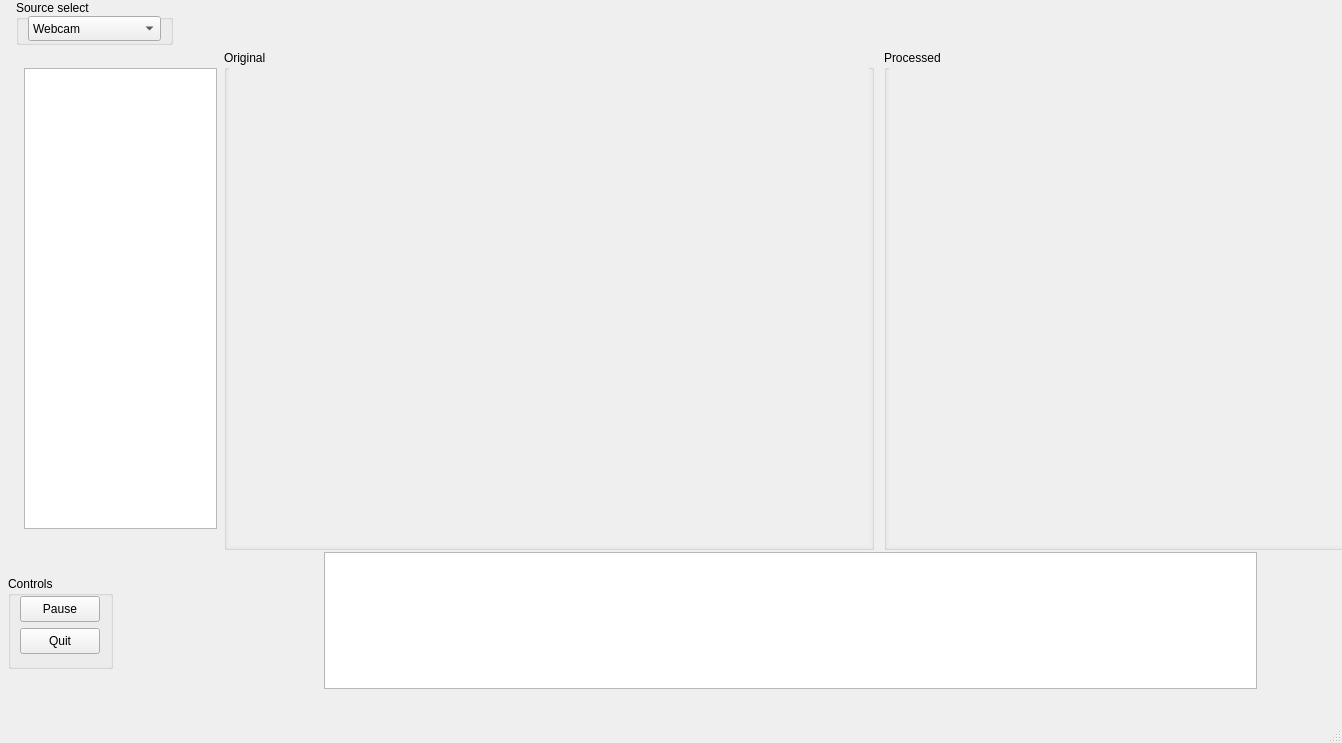
<?xml version="1.0" encoding="UTF-8"?>
<ui version="4.0">
 <class>MainWindow</class>
 <widget class="QMainWindow" name="MainWindow">
  <property name="geometry">
   <rect>
    <x>0</x>
    <y>0</y>
    <width>1342</width>
    <height>743</height>
   </rect>
  </property>
  <property name="windowTitle">
   <string>MainWindow</string>
  </property>
  <widget class="QWidget" name="centralwidget">
   <widget class="QPlainTextEdit" name="info">
    <property name="geometry">
     <rect>
      <x>324</x>
      <y>552</y>
      <width>933</width>
      <height>137</height>
     </rect>
    </property>
    <property name="autoFillBackground">
     <bool>true</bool>
    </property>
    <property name="readOnly">
     <bool>true</bool>
    </property>
   </widget>
   <widget class="QGroupBox" name="groupBox">
    <property name="geometry">
     <rect>
      <x>8</x>
      <y>576</y>
      <width>105</width>
      <height>93</height>
     </rect>
    </property>
    <property name="title">
     <string>Controls</string>
    </property>
    <widget class="QPushButton" name="pauseOrResume">
     <property name="geometry">
      <rect>
       <x>12</x>
       <y>20</y>
       <width>80</width>
       <height>26</height>
      </rect>
     </property>
     <property name="text">
      <string>Pause</string>
     </property>
    </widget>
    <widget class="QPushButton" name="quit">
     <property name="geometry">
      <rect>
       <x>12</x>
       <y>52</y>
       <width>80</width>
       <height>26</height>
      </rect>
     </property>
     <property name="text">
      <string>Quit</string>
     </property>
    </widget>
   </widget>
   <widget class="QGroupBox" name="groupBox_2">
    <property name="geometry">
     <rect>
      <x>16</x>
      <y>0</y>
      <width>157</width>
      <height>45</height>
     </rect>
    </property>
    <property name="title">
     <string>Source select</string>
    </property>
    <widget class="QComboBox" name="sourceSelect">
     <property name="geometry">
      <rect>
       <x>12</x>
       <y>16</y>
       <width>133</width>
       <height>25</height>
      </rect>
     </property>
     <item>
      <property name="text">
       <string>Webcam</string>
      </property>
     </item>
     <item>
      <property name="text">
       <string>Image from file</string>
      </property>
     </item>
    </widget>
   </widget>
   <widget class="QListView" name="sourceDir">
    <property name="geometry">
     <rect>
      <x>24</x>
      <y>68</y>
      <width>193</width>
      <height>461</height>
     </rect>
    </property>
   </widget>
   <widget class="QGroupBox" name="groupBox_3">
    <property name="geometry">
     <rect>
      <x>224</x>
      <y>50</y>
      <width>650</width>
      <height>500</height>
     </rect>
    </property>
    <property name="title">
     <string>Original</string>
    </property>
    <widget class="QLabel" name="original">
     <property name="geometry">
      <rect>
       <x>5</x>
       <y>15</y>
       <width>640</width>
       <height>480</height>
      </rect>
     </property>
     <property name="autoFillBackground">
      <bool>true</bool>
     </property>
     <property name="text">
      <string/>
     </property>
    </widget>
   </widget>
   <widget class="QGroupBox" name="groupBox_4">
    <property name="geometry">
     <rect>
      <x>884</x>
      <y>50</y>
      <width>650</width>
      <height>500</height>
     </rect>
    </property>
    <property name="title">
     <string>Processed</string>
    </property>
    <widget class="QLabel" name="processed">
     <property name="geometry">
      <rect>
       <x>5</x>
       <y>15</y>
       <width>640</width>
       <height>480</height>
      </rect>
     </property>
     <property name="autoFillBackground">
      <bool>true</bool>
     </property>
     <property name="text">
      <string/>
     </property>
    </widget>
   </widget>
  </widget>
  <widget class="QMenuBar" name="menubar">
   <property name="geometry">
    <rect>
     <x>0</x>
     <y>0</y>
     <width>1342</width>
     <height>23</height>
    </rect>
   </property>
  </widget>
  <widget class="QStatusBar" name="statusbar"/>
 </widget>
 <resources/>
 <connections/>
</ui>
